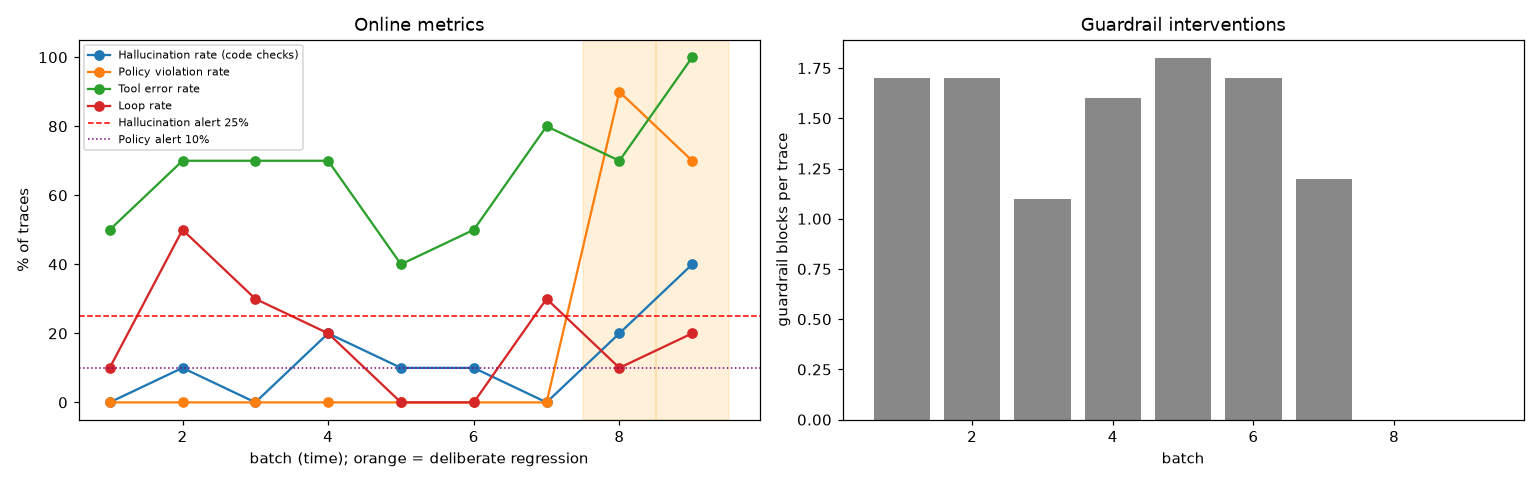

The script that saved this image:
"""M7: build online/dashboard.html: metrics over time (batches) and an alert when the hallucination rate is too high.
The alert metric is the code-check hallucination rate (a fabricated entity or a fabricated action), which covers every
scored trace. The judge rate is shown too, over the judged (sampled) traces only.
Usage: python -m online.dashboard --threshold 0.25   (the threshold was set from the healthy batches 1 to 4)"""
import argparse
import json
from collections import defaultdict
from pathlib import Path

import matplotlib
matplotlib.use("Agg")
import matplotlib.pyplot as plt

SCORES = Path("online/scores.jsonl")
METRICS = [("hallucination_code", "Hallucination rate (code checks)"), ("hallucinated", "Hallucination rate (judge, sampled)"),
           ("policy_violation", "Policy violation rate"), ("tool_error", "Tool error rate"), ("loop", "Loop rate")]


def rate(rows, key):
    vals = [r[key] for r in rows if r.get(key) is not None]
    return (sum(bool(v) for v in vals) / len(vals)) if vals else None


POLICY_THRESHOLD = 0.10   # the healthy batches 1 to 7 all have 0%, so any value above 0 is a clear change


def main(threshold: float):
    rows = [json.loads(l) for l in SCORES.read_text().splitlines()]
    by = defaultdict(list)
    for r in rows:
        by[r["batch"]].append(r)
    batches = sorted(by)
    series = {k: [rate(by[b], k) for b in batches] for k, _ in METRICS}
    blocks = [sum(r.get("blocked_calls", 0) for r in by[b]) / len(by[b]) for b in batches]
    regress = {b: next((r["regression"] for r in by[b] if r.get("regression")), None) for b in batches}
    alerts = [b for b, v in zip(batches, series["hallucination_code"]) if v is not None and v > threshold]
    policy_alerts = [b for b, v in zip(batches, series["policy_violation"]) if v is not None and v > POLICY_THRESHOLD]

    fig, ax = plt.subplots(1, 2, figsize=(14, 4.4))
    for k, label in METRICS:
        pts = [(b, 100 * v) for b, v in zip(batches, series[k]) if v is not None]
        if pts:
            ax[0].plot(*zip(*pts), marker="o", label=label)
    ax[0].axhline(100 * threshold, color="red", ls="--", lw=1, label=f"Hallucination alert {100 * threshold:.0f}%")
    ax[0].axhline(100 * POLICY_THRESHOLD, color="purple", ls=":", lw=1, label=f"Policy alert {100 * POLICY_THRESHOLD:.0f}%")
    for b in batches:
        if regress[b]:
            ax[0].axvspan(b - 0.5, b + 0.5, color="orange", alpha=0.15)
    ax[0].set_xlabel("batch (time); orange = deliberate regression"); ax[0].set_ylabel("% of traces"); ax[0].set_title("Online metrics")
    ax[0].legend(fontsize=7)
    ax[1].bar(batches, blocks, color="#888")
    ax[1].set_xlabel("batch"); ax[1].set_ylabel("guardrail blocks per trace"); ax[1].set_title("Guardrail interventions")
    fig.tight_layout(); fig.savefig("online/dashboard.png", dpi=110)

    queue = Path("labels/review_queue.jsonl")
    q = [json.loads(l) for l in queue.read_text().splitlines()] if queue.exists() else []
    fmt = lambda v: "n/a" if v is None else f"{100 * v:.0f}%"
    html = ["<html><body style='font-family:sans-serif;max-width:1000px;margin:20px auto'><h1>Online eval dashboard</h1>"]
    msgs = ([f"ALERT: code-check hallucination rate above {threshold:.0%} in batch(es) {', '.join(map(str, alerts))}"] if alerts else []) + \
           ([f"ALERT: policy violation rate above {POLICY_THRESHOLD:.0%} in batch(es) {', '.join(map(str, policy_alerts))}"] if policy_alerts else [])
    html.append(f"<h2 style='color:{'#c00' if msgs else '#080'}'>" + ("<br>".join(msgs) if msgs else "No alert") + "</h2>")
    html.append("<img src='dashboard.png' style='width:100%'>")
    html.append("<h3>Per-batch table</h3><table border=1 cellpadding=4><tr><th>batch</th><th>regression</th><th>traces</th>" +
                "".join(f"<th>{l}</th>" for _, l in METRICS) + "<th>blocks/trace</th></tr>")
    for i, b in enumerate(batches):
        html.append(f"<tr><td>{b}</td><td>{regress[b] or ''}</td><td>{len(by[b])}</td>" +
                    "".join(f"<td>{fmt(series[k][i])}</td>" for k, _ in METRICS) + f"<td>{blocks[i]:.2f}</td></tr>")
    html.append(f"</table><h3>Review queue ({len(q)} traces)</h3><ul>" +
                "".join(f"<li>{x['trace_id']} (batch {x['batch']}): {', '.join(x['reasons'])}</li>" for x in q[:60]) + "</ul></body></html>")
    Path("online/dashboard.html").write_text("\n".join(html))
    print("hallucination alerts in batches:", alerts or "none", "| policy alerts in batches:", policy_alerts or "none", "| wrote online/dashboard.html")


if __name__ == "__main__":
    ap = argparse.ArgumentParser()
    ap.add_argument("--threshold", type=float, default=0.25)
    main(ap.parse_args().threshold)
